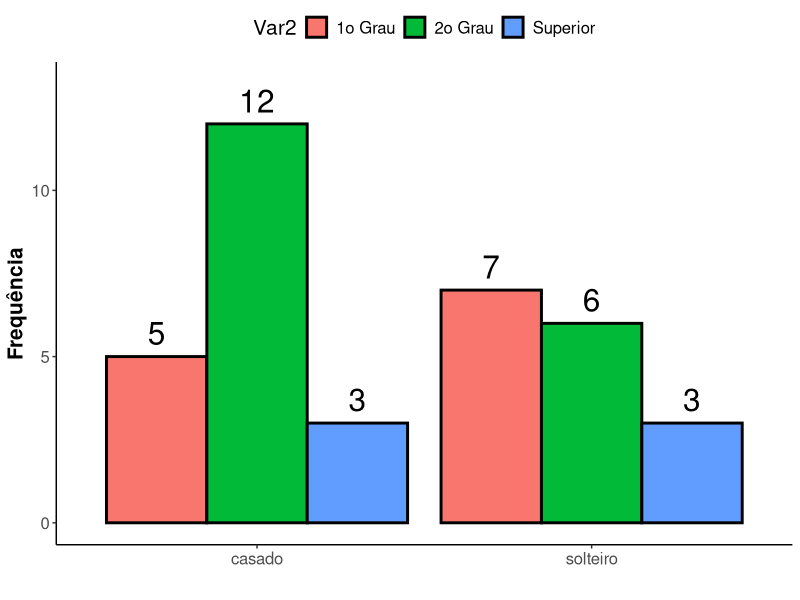
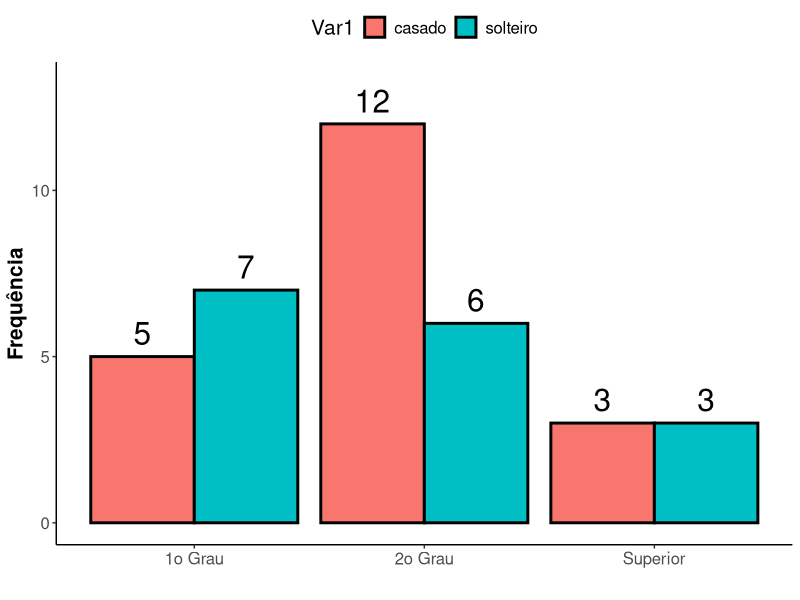
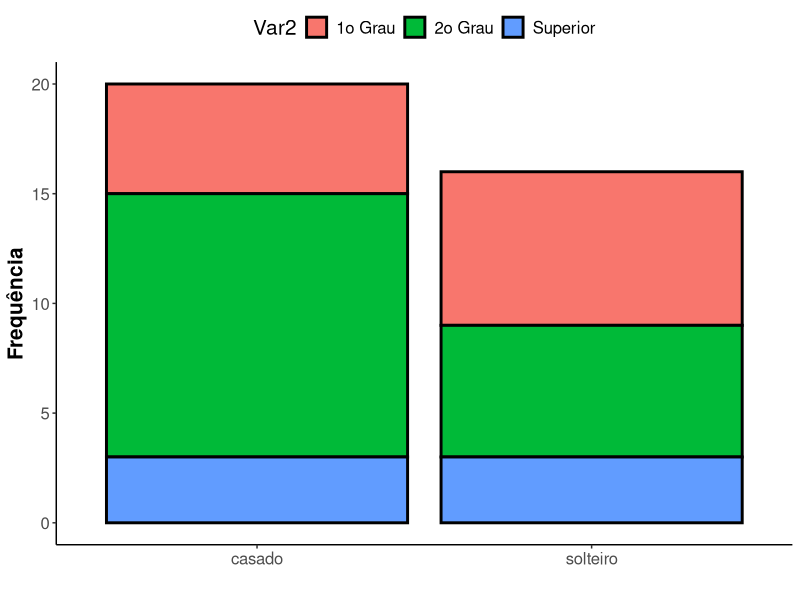
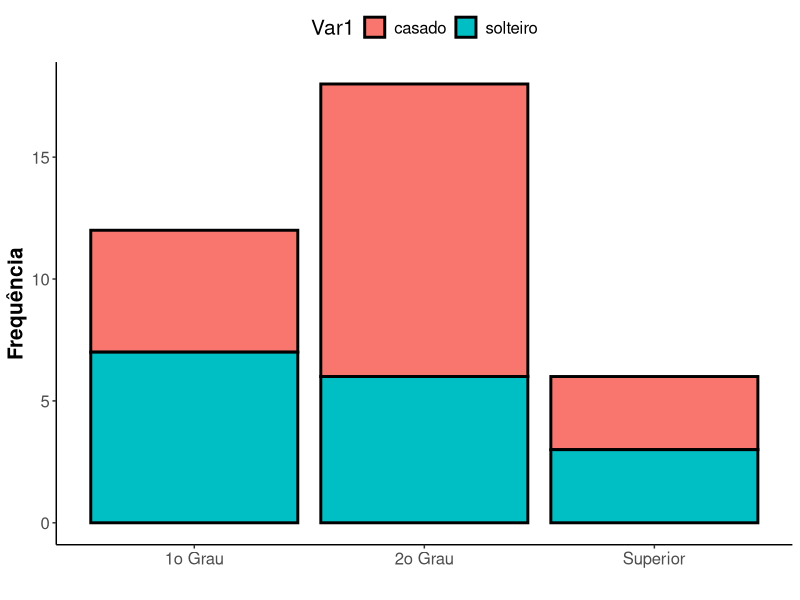
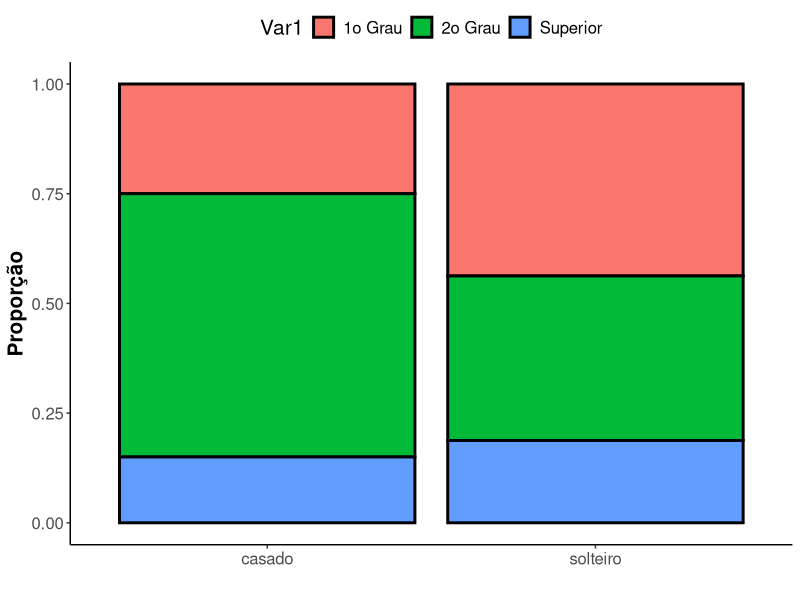
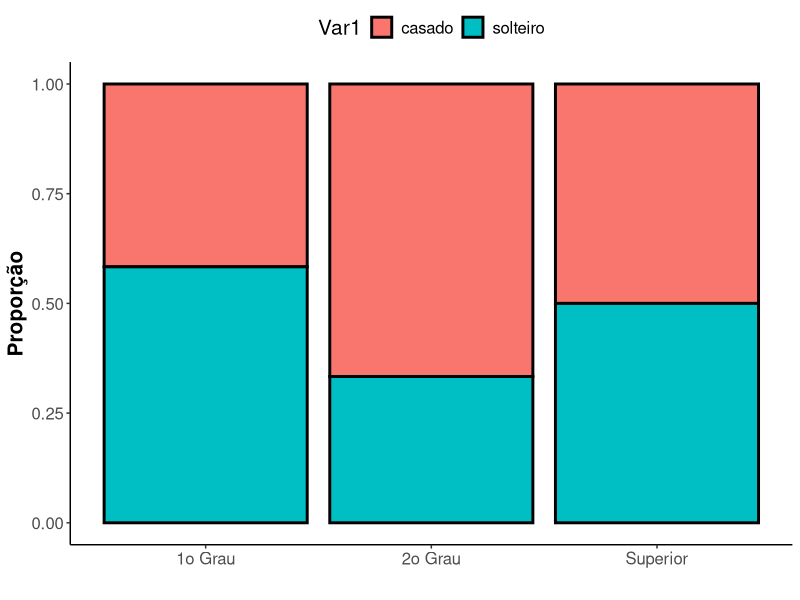

R code for these plots, in order: (Note: this script raises an error after producing the figures.)


#-----------------------------------------------------------------------

## livro Estatística Básica de W. Bussab e P. Morettin 
## traz no primeiro capítulo um conjunto de dados hipotético 
## de atributos de 36 funcionários da companhia Milsa

#-----------------------------------------------------------------------
library(tidyverse)
#-----------------------------------------------------------------------

dados <- read.csv("milsa.csv")

summary(dados)
names(dados)

#-----------------------------------------------------------------------

tabela <- table(dados$estado_civil,
                dados$instrucao)

teste <- chisq.test(tabela)

#-----------------------------------------------------------------------

tabela <- as.data.frame(tabela)

tabela$freq_r <- tabela$Freq/sum(tabela$Freq)
tabela$freq_r <- round(tabela$freq_r, 2)

ggplot(tabela, 
       aes(x=Var1, y=Freq, fill=Var2)) + 
  geom_bar(stat = 'identity',
           col = 1,
           lwd = 1, 
           position = 'dodge') +  
  ylim(c(0, 
         (max(tabela$Freq)+ (max(tabela$Freq)*0.1))))+
  geom_text(aes(label = Freq),
            #hjust=-0.1, 
            color=1, 
            size=8, 
            position=position_dodge(width=0.9),
            vjust=-0.5
  )+
  xlab("") +
  ylab("Frequência") +
  #ggtitle("Situação de emprego x Expectativa após graduação")+
  theme_classic() + theme(legend.position = 'top',
                          plot.title = element_text(family = "Helvetica", 
                                                    face = "bold", 
                                                    size = (20),
                                                    hjust = 0.5),
                          axis.title = element_text(face = "bold",
                                                    size = 15),
                          #axis.text = element_blank(),
                          #legend.title = element_blank(),
                          text = element_text(size=15)) 

#-----------------------------------------------------------------------

ggplot(tabela, 
       aes(x=Var2, y=Freq, fill=Var1)) + 
  geom_bar(stat = 'identity',
           col = 1,
           lwd = 1, 
           position = 'dodge') +  
  ylim(c(0, 
         (max(tabela$Freq)+ (max(tabela$Freq)*0.1))))+
  geom_text(aes(label = Freq),
            #hjust=-0.1, 
            color=1, 
            size=8, 
            position=position_dodge(width=0.9),
            vjust=-0.5
  )+
  xlab("") +
  ylab("Frequência") +
  #ggtitle("Situação de emprego x Expectativa após graduação")+
  theme_classic() + theme(legend.position = 'top',
                          plot.title = element_text(family = "Helvetica", 
                                                    face = "bold", 
                                                    size = (20),
                                                    hjust = 0.5),
                          axis.title = element_text(face = "bold",
                                                    size = 15),
                          #axis.text = element_blank(),
                          #legend.title = element_blank(),
                          text = element_text(size=15)) 
#-----------------------------------------------------------------------

ggplot(tabela, 
       aes(x=Var1, y=Freq, fill=Var2)) + 
  geom_bar(stat = 'identity',
           col = 1,
           lwd = 1)+ 
  #  geom_text(aes(label = freq_r),
  #            hjust=0.5, 
  #            color=1, 
  #            size=8, 
  #            position=position_stack(), 
  #            vjust=1)+
  xlab("") +
  ylab("Frequência") +
  #ggtitle("Situação de emprego x Expectativa após graduação")+
  theme_classic() + theme(legend.position = 'top',
                          plot.title = element_text(family = "Helvetica", 
                                                    face = "bold", 
                                                    size = (20),
                                                    hjust = 0.5),
                          axis.title = element_text(face = "bold",
                                                    size = 15),
                          #axis.text = element_blank(),
                          #legend.title = element_blank(),
                          text = element_text(size=15)) 

#-----------------------------------------------------------------------

ggplot(tabela, 
       aes(x=Var2, y=Freq, fill=Var1)) + 
  geom_bar(stat = 'identity',
           col = 1,
           lwd = 1)+ 
  #  geom_text(aes(label = freq_r),
  #            hjust=0.5, 
  #            color=1, 
  #            size=8, 
  #            position=position_stack(), 
  #            vjust=1)+
  xlab("") +
  ylab("Frequência") +
  #ggtitle("Situação de emprego x Expectativa após graduação")+
  theme_classic() + theme(legend.position = 'top',
                          plot.title = element_text(family = "Helvetica", 
                                                    face = "bold", 
                                                    size = (20),
                                                    hjust = 0.5),
                          axis.title = element_text(face = "bold",
                                                    size = 15),
                          #axis.text = element_blank(),
                          #legend.title = element_blank(),
                          text = element_text(size=15)) 

#-----------------------------------------------------------------------

table2 <- as.matrix(
  prop.table(table(
    dados$instrucao,
    dados$estado_civil), 
    mar = 2))

table2 <- as.data.frame(table2)

ggplot(table2, 
       aes(x=Var2, y=Freq, fill=Var1)) + 
  geom_bar(stat = 'identity',
           col = 1,
           lwd = 1)+ 
  #  geom_text(aes(label = freq_r),
  #            hjust=0.5, 
  #            color=1, 
  #            size=8, 
  #            position=position_stack(), 
  #            vjust=1)+
  xlab("") +
  ylab("Proporção") +
  #ggtitle("Situação de emprego x Expectativa após graduação")+
  theme_classic() + theme(legend.position = 'top',
                          plot.title = element_text(family = "Helvetica", 
                                                    face = "bold", 
                                                    size = (20),
                                                    hjust = 0.5),
                          axis.title = element_text(face = "bold",
                                                    size = 15),
                          #axis.text = element_blank(),
                          #legend.title = element_blank(),
                          text = element_text(size=15)) 


#-----------------------------------------------------------------------

table2 <- as.matrix(
  prop.table(table(
    dados$estado_civil,
    dados$instrucao), 
    mar = 2))

table2 <- as.data.frame(table2)

ggplot(table2, 
       aes(x=Var2, y=Freq, fill=Var1)) + 
  geom_bar(stat = 'identity',
           col = 1,
           lwd = 1)+ 
  #  geom_text(aes(label = freq_r),
  #            hjust=0.5, 
  #            color=1, 
  #            size=8, 
  #            position=position_stack(), 
  #            vjust=1)+
  xlab("") +
  ylab("Proporção") +
  #ggtitle("Situação de emprego x Expectativa após graduação")+
  theme_classic() + theme(legend.position = 'top',
                          plot.title = element_text(family = "Helvetica", 
                                                    face = "bold", 
                                                    size = (20),
                                                    hjust = 0.5),
                          axis.title = element_text(face = "bold",
                                                    size = 15),
                          #axis.text = element_blank(),
                          #legend.title = element_blank(),
                          text = element_text(size=15)) 

#-----------------------------------------------------------------------

ggplot(data = dados) +
  geom_mosaic(aes(x = product(estado_civil, instrucao), 
                  fill=estado_civil)) +
  xlab("") +
  ylab("") +
  #ggtitle("Gráfico de mosaico para\n 2 variáveis categóricas")+
  theme_classic() + theme(legend.position = 'top',
                          plot.title = element_text(family = "Helvetica", 
                                                    face = "bold", 
                                                    size = (20),
                                                    hjust = 0.5),
                          axis.title = element_text(face = "bold",
                                                    size = 15),
                          #axis.text = element_blank(),
                          #legend.title = element_blank(),
                          text = element_text(size=15)) 

#-----------------------------------------------------------------------

ggplot(data = dados) +
  geom_mosaic(aes(x = product(instrucao, estado_civil), 
                  fill=instrucao)) +
  xlab("") +
  ylab("") +
  #ggtitle("Gráfico de mosaico para\n 2 variáveis categóricas")+
  theme_classic() + theme(legend.position = 'top',
                          plot.title = element_text(family = "Helvetica", 
                                                    face = "bold", 
                                                    size = (20),
                                                    hjust = 0.5),
                          axis.title = element_text(face = "bold",
                                                    size = 15),
                          #axis.text = element_blank(),
                          #legend.title = element_blank(),
                          text = element_text(size=15)) 

#-----------------------------------------------------------------------
